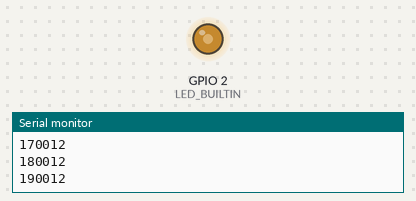
Recording of a sketch running on a simulated ESP8266 (NodeMCU). Shown: output pins drawn as LEDs (lit = HIGH, except the on-board LED, lit = LOW), the last lines printed to the serial monitor.

Above: at 0.2 s.
At 0.8 s:
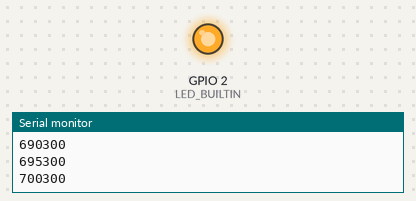
Timing chart, 0 to 2.3 s (numbered marks = the images above):
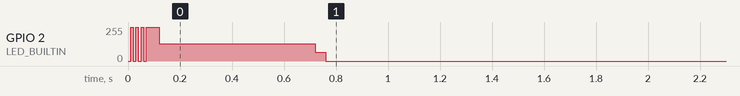

The sketch:

Prova_timer_2.ino
```cpp
#include <Ticker.h>

#define ESP8266

Ticker flipper;

int count = 0;
long somma;

void flip()
{
  Serial.println(micros());
  int state = digitalRead(LED_BUILTIN);  // get the current state of GPIO1 pin
  digitalWrite(LED_BUILTIN, !state);     // set pin to the opposite state

  ++count;
  // when the counter reaches a certain value, start blinking like crazy
  if (count == 20)
  {
    Serial.println("***********************************");
    flipper.attach_ms(5, flip);
  }
  // when the counter reaches yet another value, stop blinking
  else if (count == 120)
  {
    flipper.detach();
  }
}

void setup()
{
  Serial.begin(115200);

  pinMode(LED_BUILTIN, OUTPUT);
  digitalWrite(LED_BUILTIN, LOW);

  // flip the pin every 0.3s
  flipper.attach_ms(10, flip);
}

void loop()
{
  somma = somma + 1;
}
```
